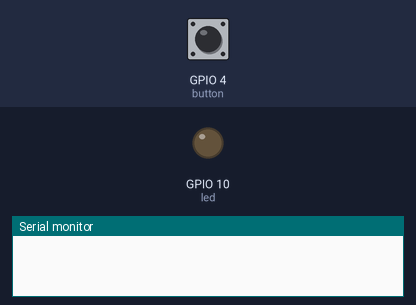
This program was run on a simulated Seeed XIAO ESP32-C3. Shown: output pins drawn as LEDs (lit = HIGH), the last lines printed to the serial monitor. Dashed ring = blinking. The inputs (shaded band) are chosen by the test bench; at power-on: GPIO 4 (button) HIGH.

Above: at 1.2 s.
1.3 s: GPIO 4 (button) pulled LOW for 0.15 s
At 1.53 s:
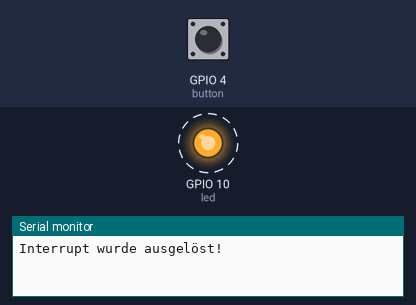
4.3 s: GPIO 4 (button) pulled LOW for 1 s
At 7.2 s:
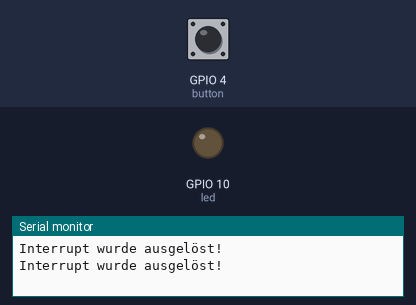
7.6 s: GPIO 4 (button) pulled LOW for 3.2 s
At 10.88 s:
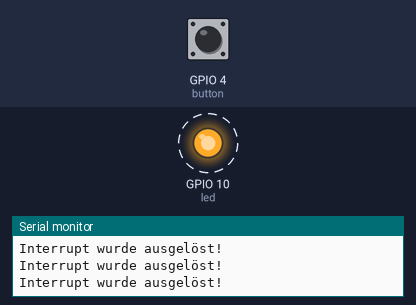
Timing chart, 0 to 13.2 s (numbered marks = the images above; inputs shaded):
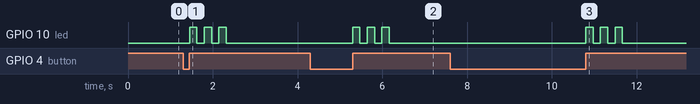

The program:

main.cpp
```cpp
/*
        _          _ ______ _____ _____
       (_)        | |  ____|  __ \_   _|
  _ __  ___  _____| | |__  | |  | || |
 | '_ \| \ \/ / _ \ |  __| | |  | || |
 | |_) | |>  <  __/ | |____| |__| || |_
 | .__/|_/_/\_\___|_|______|_____/_____|
 | |
 |_|

https://links.pixeledi.eu
FreeRTOS ISR | 01.2025

*/

#include <Arduino.h>
SemaphoreHandle_t semaphore;
int led = D10;
int button = D2;

void IRAM_ATTR isr(){
  BaseType_t higherPrio = pdFALSE;
  xSemaphoreGiveFromISR(semaphore, &higherPrio);
  portYIELD_FROM_ISR();
}

void task1(void *pvParameters) {
  while (true) {
    if (xSemaphoreTake(semaphore, portMAX_DELAY) == pdTRUE) {
      // Semaphore erhalten, ISR wurde ausgelöst
      Serial.println("Interrupt wurde ausgelöst!");
      for (int i = 0; i < 6; i++) {
        digitalWrite(led, !digitalRead(led));
        delay(173);
      }
    }
  }
}

void setup() {
  Serial.begin(115200);
  pinMode(led, OUTPUT);
  pinMode(button, INPUT_PULLUP);
  semaphore = xSemaphoreCreateBinary();

  if (semaphore == NULL) {
    Serial.println("Fehler beim Erstellen des Semaphores");
    return;
  }
  attachInterrupt(digitalPinToInterrupt(button), isr, RISING);
  xTaskCreate(task1, "Task1", 1000, NULL, 1, NULL);
}

void loop() {
  // nix zu tun hier
}
```

Measured:
- after the input at 1.3 s, GPIO 10 (led): alternates HIGH for 0.17 s and LOW for 0.17 s, 6 changes in all, then stays LOW, starting after 0.15 s
- after the input at 4.3 s, GPIO 10 (led): alternates HIGH for 0.17 s and LOW for 0.17 s, 6 changes in all, then stays LOW, starting after 1.0 s
- after the input at 7.6 s, GPIO 10 (led): alternates HIGH for 0.17 s and LOW for 0.17 s, 6 changes in all, then stays LOW, starting after 3.2 s
